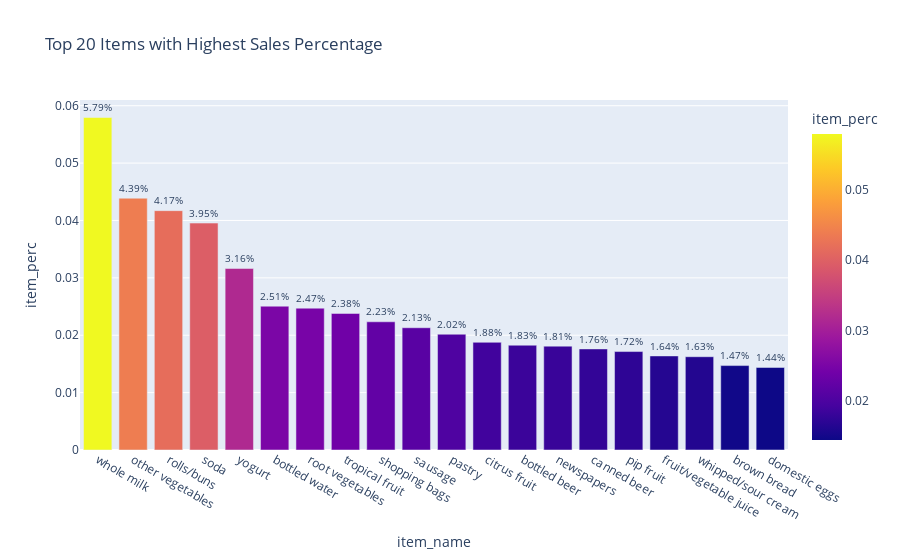

Write notebook code for a chart like this one.
### Code cell
fig1 = px.bar(top20, x='item_name', y='item_perc',color='item_perc',text='item_perc',title="Top 20 Items with Highest Sales Percentage  ")
fig1.update_traces( texttemplate='%{text:.2%}',textposition='outside')
fig1.update_layout(uniformtext_minsize=10)
fig1.show()

### Figure 1 — Plotly figure (JSON) as saved in the notebook; plotly's stock layout.template omitted (floating-point values rounded to 4 significant figures)
{"data": [{"alignmentgroup": "True", "hoverlabel": {"namelength": 0}, "hovertemplate": "item_name=%{x}<br>item_perc=%{marker.color}", "legendgroup": "", "marker": {"color": [0.05795, 0.04388, 0.04171, 0.03955, 0.03164, 0.02507, 0.02472, 0.0238, 0.02234, 0.02131, 0.02018, 0.01877, 0.01826, 0.0181, 0.01762, 0.01716, 0.01639, 0.01626, 0.01471, 0.01439], "coloraxis": "coloraxis"}, "name": "", "offsetgroup": "", "orientation": "v", "showlegend": false, "text": [0.05795, 0.04388, 0.04171, 0.03955, 0.03164, 0.02507, 0.02472, 0.0238, 0.02234, 0.02131, 0.02018, 0.01877, 0.01826, 0.0181, 0.01762, 0.01716, 0.01639, 0.01626, 0.01471, 0.01439], "textposition": "outside", "texttemplate": "%{text:.2%}", "type": "bar", "x": ["whole milk", "other vegetables", "rolls/buns", "soda", "yogurt", "bottled water", "root vegetables", "tropical fruit", "shopping bags", "sausage", "pastry", "citrus fruit", "bottled beer", "newspapers", "canned beer", "pip fruit", "fruit/vegetable juice", "whipped/sour cream", "brown bread", "domestic eggs"], "xaxis": "x", "y": [0.05795, 0.04388, 0.04171, 0.03955, 0.03164, 0.02507, 0.02472, 0.0238, 0.02234, 0.02131, 0.02018, 0.01877, 0.01826, 0.0181, 0.01762, 0.01716, 0.01639, 0.01626, 0.01471, 0.01439], "yaxis": "y"}], "layout": {"barmode": "relative", "coloraxis": {"colorbar": {"title": {"text": "item_perc"}}, "colorscale": [[0, "#0d0887"], [0.1111, "#46039f"], [0.2222, "#7201a8"], [0.3333, "#9c179e"], [0.4444, "#bd3786"], [0.5556, "#d8576b"], [0.6667, "#ed7953"], [0.7778, "#fb9f3a"], [0.8889, "#fdca26"], [1, "#f0f921"]]}, "legend": {"tracegroupgap": 0}, "title": {"text": "Top 20 Items with Highest Sales Percentage  "}, "uniformtext": {"minsize": 10}, "xaxis": {"anchor": "y", "domain": [0, 1], "title": {"text": "item_name"}}, "yaxis": {"anchor": "x", "domain": [0, 1], "title": {"text": "item_perc"}}}}
